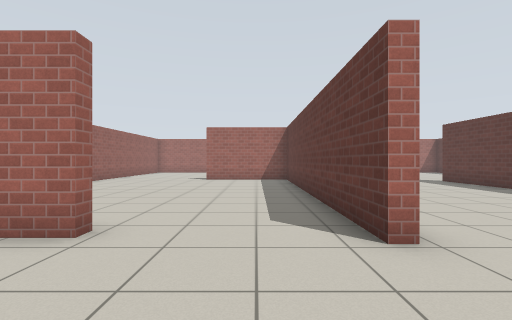
[1] (above)

24 first-person views from a walk through a Gazebo world. The camera is 0.94 m above the floor, looks level and sees 85° across. The floor is counted in squares, 1 m on a side. Each view is taken from the middle of a square. On the plan, view 1 faces up. The plan holds only what a view shows up to about 11 squares ahead; the rest is blank. Simple patterns stand in for the simulator's built-in surfaces.

[2]
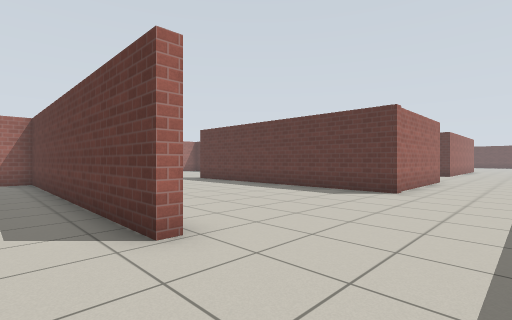

[3]
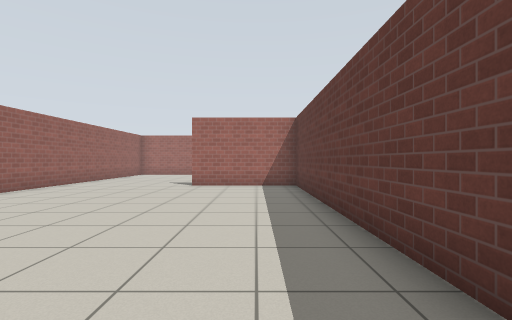

[4]
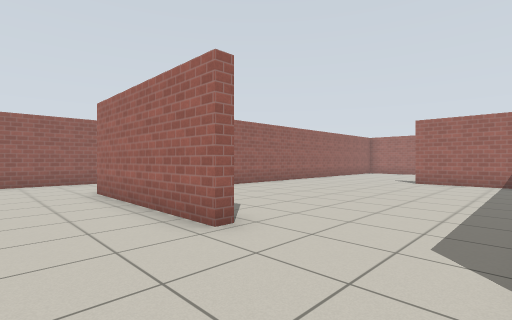

[5]
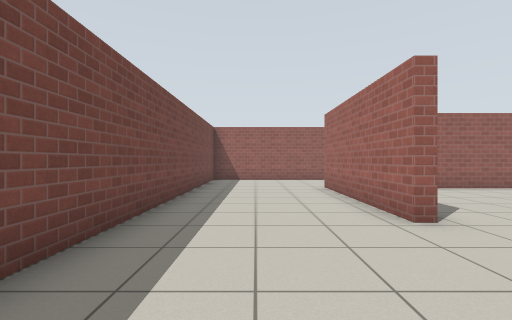

[6]
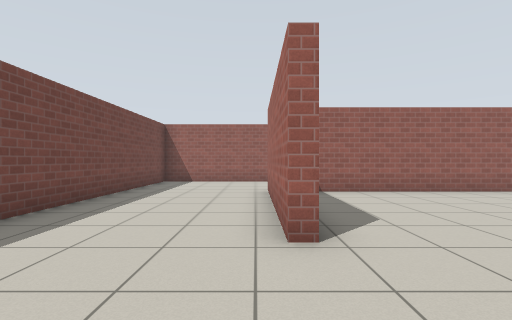

[7]
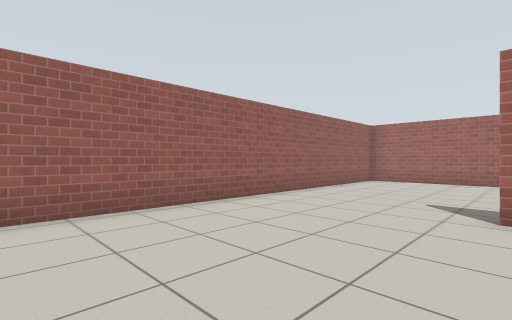

[8]
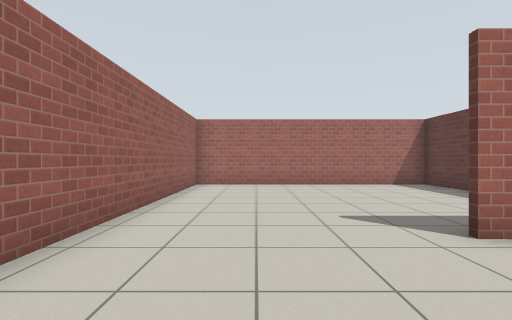

[9]
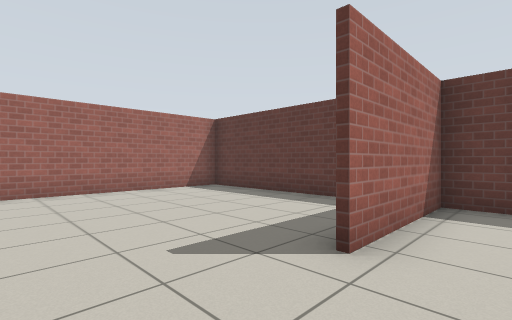

[10]
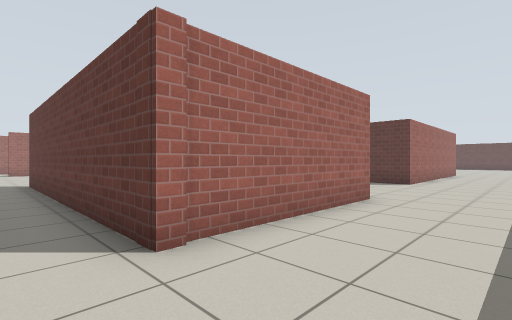

[11]
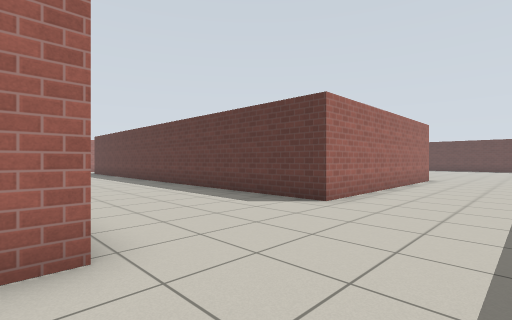

[12]
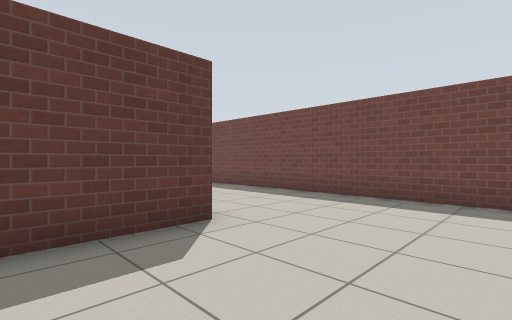

[13]
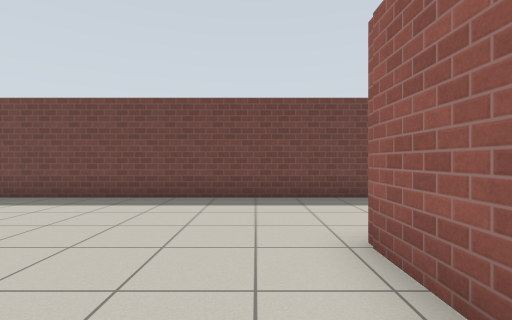

[14]
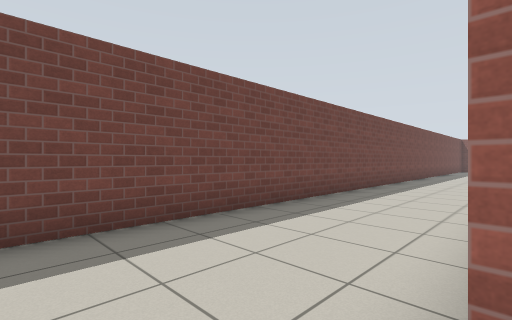

[15]
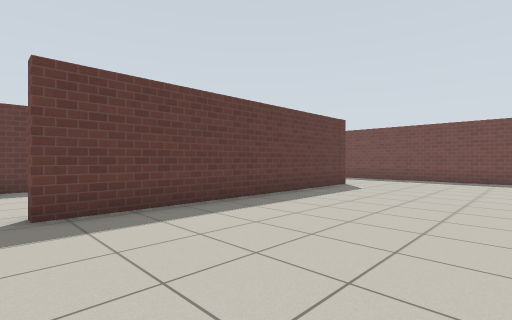

[16]
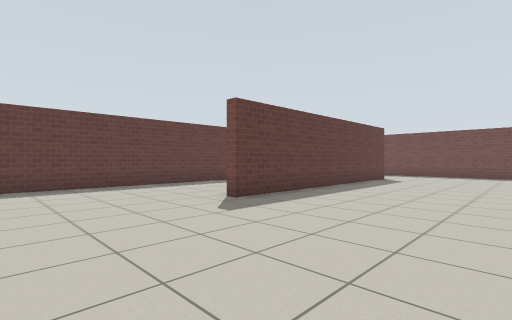

[17]
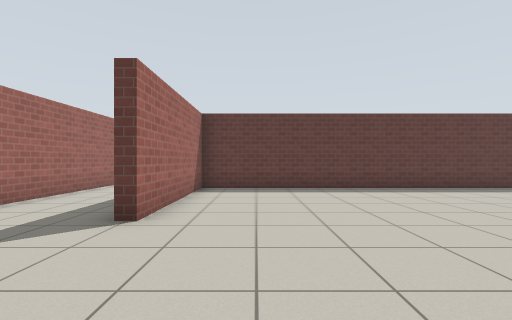

[18]
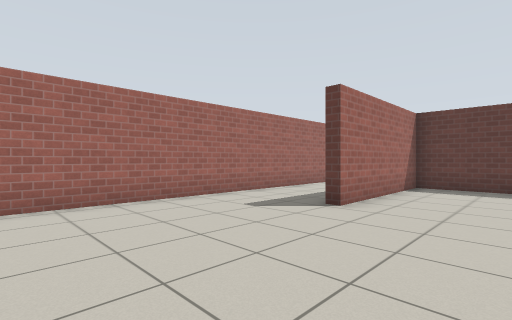

[19]
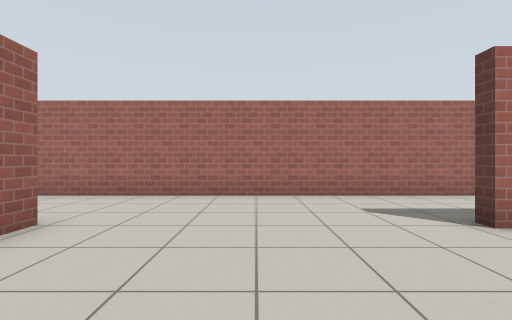

[20]
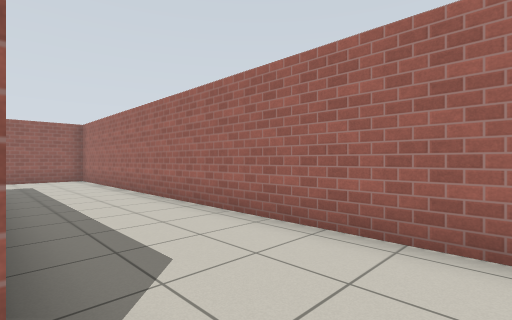

[21]
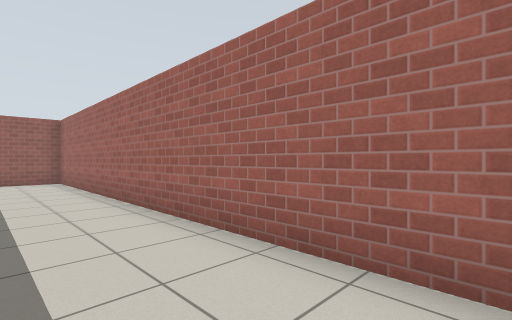

[22]
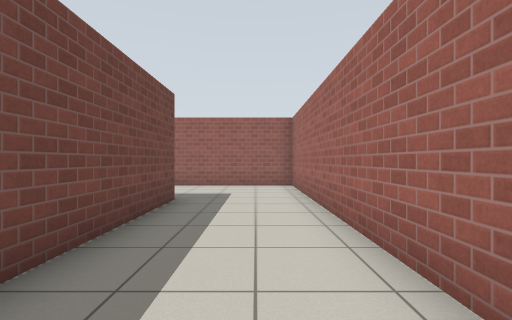

[23]
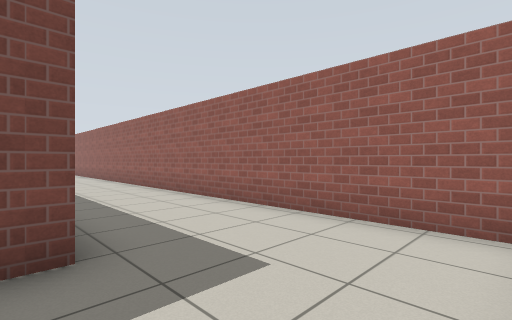

[24]
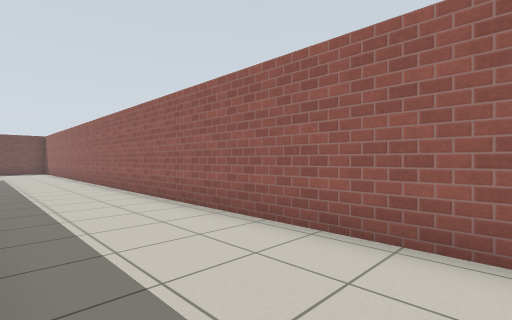

### Floor plan
Points are (right, up) in squares from view 1. A wall is a line through its corners. A room is listed if a view was taken in it or the views show most of it. See-through windows are left out.
Room 1 (views 1, 2, 3, 4, 5, 6, 7, 8, 9, 10, 11, 15, 16, 17, 18, 19, 20, 21, 22, 23, 24)
walls: (1.5, 15.5) (1.5, 20.7) (-7.3, 20.7) (-7.3, 4.9); (-2.2, 3.8) (-2.2, 3.4) (-7.6, 3.4); (1.9, 3.1) (1.5, 3.1) (1.5, 13.3) (-2.4, 13.3); (1.8, 21.1) (1.8, 20.4); (13.4, 10.4) (13.4, 20.7) (8.3, 20.7) (8.3, 21.3); (-7.6, 21.1) (-3, 21.1); (3.4, -1) (14.6, -1); (-11.2, 4.4) (-11.2, 1.5); (13.8, 2.8) (8.3, 2.8) (8.3, 12.5); (-10, -1) (-0.1, -1); (14.5, 24.3) (-11.2, 24.3) (-11.2, 9.6)
ways out: opening at (14, 1) to room 2
Room 2 (views 12, 13, 14)
walls: (25.2, 3.4) (18.6, 3.4) (18.6, 10); (13.8, 4.7) (13.8, 2.8); (14.6, -1) (23.5, -1)
ways out: opening at (14, 1) to room 1

Positions as (right, up) in squares from view 1, and headings:
1: (0, 0), facing up
2: (0, 0), facing up-right
3: (0, 3), facing up
4: (1, 1), facing up-left
5: (2, 1), facing left
6: (1, 3), facing left
7: (-2, 8), facing up-left
8: (-5, 10), facing up
9: (-5, 12), facing up-right
10: (7, 0), facing up-right
11: (13, 0), facing up-right
12: (15, 6), facing down-right
13: (15, 6), facing down
14: (15, 3), facing down-left
15: (3, 13), facing down-right
16: (3, 17), facing down-right
17: (4, 19), facing right
18: (3, 18), facing up-right
19: (5, 17), facing up
20: (3, 21), facing up-left
21: (2, 22), facing up-left
22: (-1, 23), facing left
23: (-7, 24), facing down-left
24: (-8, 22), facing down-left
